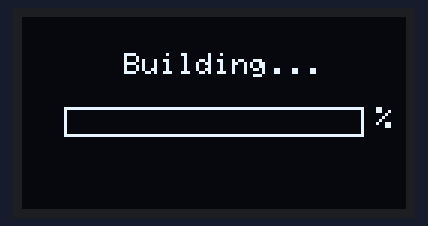
A sketch run on a simulated Arduino Uno, built with avr-gcc and run on an emulated ATmega328P. Parts: 128×64 one-colour display.

Above: at 0.16 s.
At 9.07 s:
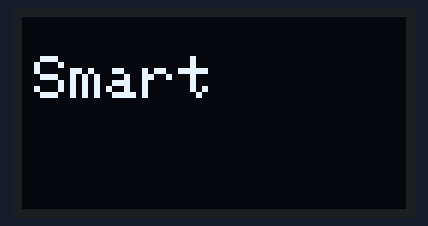
At 10.3 s:
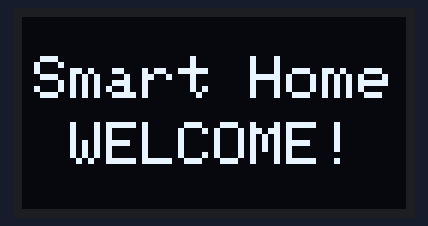
At 12.4 s:
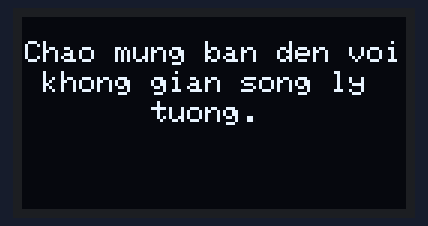
At 24.56 s:
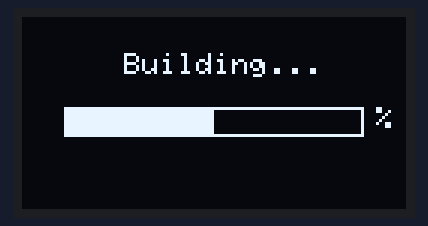
At 36.8 s:
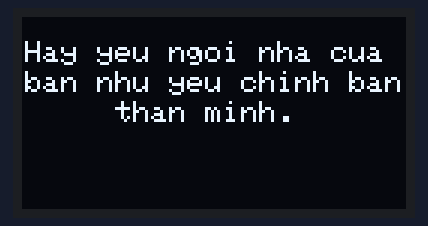

Measured:
- what the display in image 2 shows lasts 2.1 s, from 10.2 s to 12.3 s
- what the display in image 3 shows lasts 4.1 s, from 12.3 s to 16.4 s

The sketch:

led_oled.ino
```cpp
#include <Wire.h>
#include <Adafruit_GFX.h>
#include <Adafruit_SSD1306.h>

#define SCREEN_WIDTH 128
#define SCREEN_HEIGHT 64
#define OLED_ADDR 0x3C

Adafruit_SSD1306 display(SCREEN_WIDTH, SCREEN_HEIGHT, &Wire);

// ==== Trạng thái ====
int state = 0; // 0: Loading, 1: Smart Home, 2+: Câu nói
unsigned long stateStartTime = 0;
int progress = 0;
int quoteIndex = 0;

// ==== Danh sách câu nói ====
const char* quotes[] = {
  "Chao mung ban den voi khong gian song ly tuong.",
  "Hay yeu ngoi nha cua ban nhu yeu chinh ban than minh."
};
const int quoteCount = sizeof(quotes) / sizeof(quotes[0]);

void setup() {
  Serial.begin(9600);
  if (!display.begin(SSD1306_SWITCHCAPVCC, OLED_ADDR)) {
    Serial.println(F("OLED khong ket noi"));
    while (true);
  }
  display.clearDisplay();
  display.setTextColor(SSD1306_WHITE);
  display.display();
  stateStartTime = millis();
}

void loop() {
  display.clearDisplay();

  switch (state) {
    case 0: // Loading
      drawLoadingBar();
      if (progress > 100) {
        progress = 0;
        state = 1;
        stateStartTime = millis();
      }
      break;

    case 1: // Smart Home Welcome
      showSmartHome();
      if (millis() - stateStartTime > 4000) {
        state = 2;
        stateStartTime = millis();
      }
      break;

    default: // Các câu nói
      showQuote(quotes[quoteIndex]);
      if (millis() - stateStartTime > 4000) {
        quoteIndex++;
        if (quoteIndex >= quoteCount) {
          quoteIndex = 0;
          state = 0; // Quay lại loading
        } else {
          state++;
        }
        stateStartTime = millis();
      }
      break;
  }

  display.display();
  delay(50);
}

// ==== Loading "Building..." + chỉ dấu % ====
void drawLoadingBar() {
  int barWidth = 100;
  int barHeight = 10;
  int barX = (SCREEN_WIDTH - barWidth) / 2;
  int barY = 30;

  display.setCursor((SCREEN_WIDTH - 60) / 2, 12);
  display.setTextSize(1);
  display.print("Building...");

  display.drawRect(barX, barY, barWidth, barHeight, SSD1306_WHITE);
  int filled = map(progress, 0, 100, 0, barWidth - 2);
  display.fillRect(barX + 1, barY + 1, filled, barHeight - 2, SSD1306_WHITE);

  // Chỉ hiện dấu %
  display.setCursor(barX + barWidth + 4, barY);
  display.print("%");

  progress++;
  delay(3); // Tăng tốc độ chạy %
}

// ==== Hiệu ứng gõ chữ Smart Home ====
void showSmartHome() {
  String line1 = "Smart Home";
  String line2 = "WELCOME!";
  int len1 = (millis() - stateStartTime) / 150;
  int len2 = (millis() - stateStartTime - 800) / 150;

  if (len1 > line1.length()) len1 = line1.length();
  if (len2 < 0) len2 = 0;
  if (len2 > line2.length()) len2 = line2.length();

  display.setTextSize(2);
  int16_t x1, y1;
  uint16_t w1, h1, w2, h2;
  display.getTextBounds(line1, 0, 0, &x1, &y1, &w1, &h1);
  display.getTextBounds(line2, 0, 0, &x1, &y1, &w2, &h2);

  int yStart = (SCREEN_HEIGHT - (h1 + h2 + 6)) / 2;
  int x1c = (SCREEN_WIDTH - w1) / 2;
  int x2c = (SCREEN_WIDTH - w2) / 2;

  display.setCursor(x1c, yStart);
  display.print(line1.substring(0, len1));
  display.setCursor(x2c, yStart + h1 + 6);
  display.print(line2.substring(0, len2));
}

// ==== Hiển thị từng câu nói (căn giữa, xuống dòng theo từ) ====
void showQuote(const char* quote) {
  display.setTextSize(1);
  display.setTextColor(SSD1306_WHITE);

  String q = String(quote);
  const int maxCharsPerLine = 21;
  int lineHeight = 10;
  int y = 8;

  // Tách câu thành từ
  String word, line = "";
  for (int i = 0; i <= q.length(); i++) {
    char c = q.charAt(i);
    if (c == ' ' || c == '\0') {
      if ((line.length() + word.length()) <= maxCharsPerLine) {
        line += word + ' ';
      } else {
        // In dòng hiện tại
        int16_t x1, y1;
        uint16_t w, h;
        display.getTextBounds(line, 0, 0, &x1, &y1, &w, &h);
        int x = (SCREEN_WIDTH - w) / 2;
        display.setCursor(x, y);
        display.print(line);
        y += lineHeight;

        // Bắt đầu dòng mới
        line = word + ' ';
      }
      word = "";
    } else {
      word += c;
    }
  }

  // In dòng cuối cùng nếu còn
  if (line.length() > 0) {
    int16_t x1, y1;
    uint16_t w, h;
    display.getTextBounds(line, 0, 0, &x1, &y1, &w, &h);
    int x = (SCREEN_WIDTH - w) / 2;
    display.setCursor(x, y);
    display.print(line);
  }
}
```
